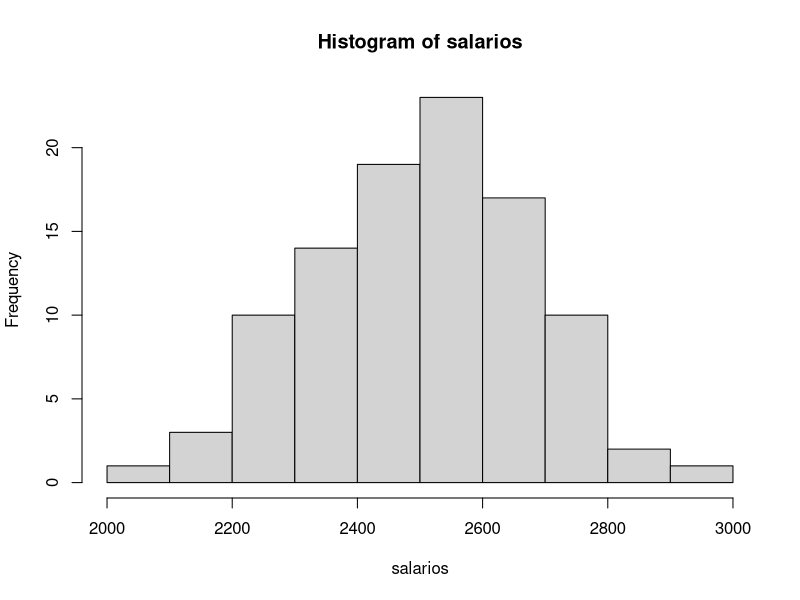
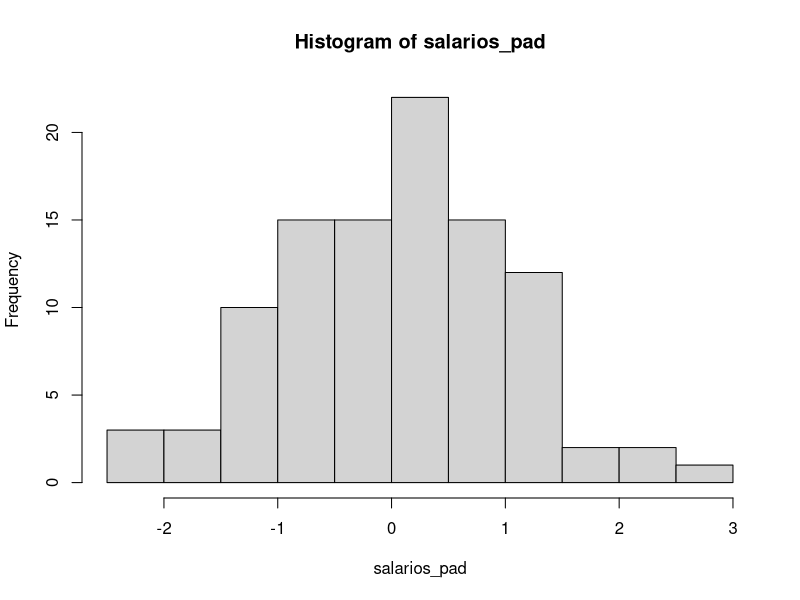

Here is the R script that generated these plots, in order:
## ---- chunk 1

prob_ate_2400   <- pnorm(q = 2400, mean = 2500, sd = 170, lower.tail = TRUE)
prob_maior_2600 <- pnorm(q = 2600, mean = 2500, sd = 170, lower.tail = FALSE)

prob_intervalo <- 1 - (prob_ate_2400 + prob_maior_2600)

## ---- chunk 2

salarios <- rnorm(n = 100, mean = 2500, sd = 170)

hist(x = salarios)

## ---- chunk 3

salarios_pad <- scale(x = salarios) 

hist(x = salarios_pad)

## ---- chunk 4

z <- (2600-2500)/170

pnorm(q = z, mean = 0, sd = 1, lower.tail = FALSE)

